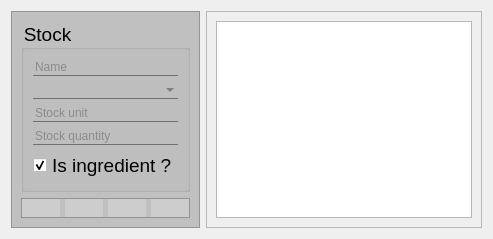
                   <widget class="QWidget" name="tab_stock">
                    <attribute name="icon">
                     <iconset resource="../resource/resource.qrc">
                      <normaloff>:/Simple icons/simple_icons/fi-rr-home.svg</normaloff>:/Simple icons/simple_icons/fi-rr-home.svg</iconset>
                    </attribute>
                    <attribute name="title">
                     <string/>
                    </attribute>
                    <layout class="QHBoxLayout" name="horizontalLayout_60">
                     <item>
                      <widget class="QFrame" name="f_tableInput_2">
                       <property name="styleSheet">
                        <string notr="true">QFrame
{
	background-color: rgb(192, 192, 192)
}

QGroupBox
{
	background-color: rgb(192, 192, 192)
}

QPushButton
{ 
	
	alternate-background-color: rgb(255, 255, 255);
	background: rgba(225, 225, 225, 100);
	border-width: 2px;
    border-radius: 10px;
	qproperty-iconSize: 32px 32px;
	border-style: dashed;
 }

QPushButton:hover
{
	background: rgba(225, 225, 225, 180);
	border-style: dashed;
}

QPushButton:pressed
{
	background: rgba(75, 75, 75, 180);
	border-style: inset;
}


QComboBox
{
	background: transparent;
	color: rgb(88, 88, 88);
	border: none;
	border-bottom: 1px solid #717072;
	font: 14pt &quot;MS Shell Dlg 2&quot;;
}</string>
                       </property>
                       <property name="frameShape">
                        <enum>QFrame::StyledPanel</enum>
                       </property>
                       <property name="frameShadow">
                        <enum>QFrame::Raised</enum>
                       </property>
                       <layout class="QVBoxLayout" name="verticalLayout_42">
                        <item>
                         <widget class="QGroupBox" name="gb_stock">
                          <property name="font">
                           <font>
                            <pointsize>14</pointsize>
                           </font>
                          </property>
                          <property name="styleSheet">
                           <string notr="true">QLineEdit
{
	background: transparent;
	color: rgb(88, 88, 88);
	border: none;
	border-bottom: 1px solid #717072;
	font: 14pt &quot;MS Shell Dlg 2&quot;;
}

</string>
                          </property>
                          <property name="title">
                           <string>Stock</string>
                          </property>
                          <layout class="QVBoxLayout" name="verticalLayout_79">
                           <item>
                            <widget class="QLineEdit" name="le_stockProductName">
                             <property name="text">
                              <string/>
                             </property>
                             <property name="maxLength">
                              <number>20</number>
                             </property>
                             <property name="placeholderText">
                              <string>Name</string>
                             </property>
                             <property name="clearButtonEnabled">
                              <bool>true</bool>
                             </property>
                            </widget>
                           </item>
                           <item>
                            <widget class="QComboBox" name="cb_stockCategory"/>
                           </item>
                           <item>
                            <widget class="QLineEdit" name="le_stockUnit">
                             <property name="text">
                              <string/>
                             </property>
                             <property name="maxLength">
                              <number>20</number>
                             </property>
                             <property name="placeholderText">
                              <string>Stock unit</string>
                             </property>
                             <property name="clearButtonEnabled">
                              <bool>true</bool>
                             </property>
                            </widget>
                           </item>
                           <item>
                            <widget class="QLineEdit" name="le_stockQuantity">
                             <property name="maxLength">
                              <number>30</number>
                             </property>
                             <property name="placeholderText">
                              <string>Stock quantity</string>
                             </property>
                             <property name="clearButtonEnabled">
                              <bool>true</bool>
                             </property>
                            </widget>
                           </item>
                           <item>
                            <widget class="QCheckBox" name="cb_stockIsIngredient">
                             <property name="font">
                              <font>
                               <family>MS Shell Dlg 2</family>
                               <pointsize>14</pointsize>
                               <weight>50</weight>
                               <italic>false</italic>
                               <bold>false</bold>
                              </font>
                             </property>
                             <property name="layoutDirection">
                              <enum>Qt::LeftToRight</enum>
                             </property>
                             <property name="text">
                              <string>Is ingredient ?</string>
                             </property>
                             <property name="icon">
                              <iconset resource="../resource/resource.qrc">
                               <normaloff>:/Simple icons/simple_icons/fi-rr-cursor-plus.svg</normaloff>:/Simple icons/simple_icons/fi-rr-cursor-plus.svg</iconset>
                             </property>
                             <property name="iconSize">
                              <size>
                               <width>32</width>
                               <height>32</height>
                              </size>
                             </property>
                             <property name="checked">
                              <bool>true</bool>
                             </property>
                            </widget>
                           </item>
                          </layout>
                         </widget>
                        </item>
                        <item>
                         <widget class="QFrame" name="f_tableDbBtn_2">
                          <property name="sizePolicy">
                           <sizepolicy hsizetype="Preferred" vsizetype="Maximum">
                            <horstretch>0</horstretch>
                            <verstretch>0</verstretch>
                           </sizepolicy>
                          </property>
                          <property name="frameShape">
                           <enum>QFrame::StyledPanel</enum>
                          </property>
                          <property name="frameShadow">
                           <enum>QFrame::Raised</enum>
                          </property>
                          <layout class="QHBoxLayout" name="horizontalLayout_59">
                           <property name="spacing">
                            <number>5</number>
                           </property>
                           <property name="leftMargin">
                            <number>0</number>
                           </property>
                           <property name="topMargin">
                            <number>0</number>
                           </property>
                           <property name="rightMargin">
                            <number>0</number>
                           </property>
                           <property name="bottomMargin">
                            <number>0</number>
                           </property>
                           <item>
                            <widget class="QPushButton" name="btn_stockAdd">
                             <property name="text">
                              <string/>
                             </property>
                             <property name="icon">
                              <iconset resource="../resource/resource.qrc">
                               <normaloff>:/Simple icons/simple_icons/fi-rr-add.svg</normaloff>:/Simple icons/simple_icons/fi-rr-add.svg</iconset>
                             </property>
                             <property name="iconSize">
                              <size>
                               <width>32</width>
                               <height>32</height>
                              </size>
                             </property>
                            </widget>
                           </item>
                           <item>
                            <widget class="QPushButton" name="btn_stockEdit">
                             <property name="enabled">
                              <bool>false</bool>
                             </property>
                             <property name="text">
                              <string/>
                             </property>
                             <property name="icon">
                              <iconset resource="../resource/resource.qrc">
                               <normaloff>:/Simple icons/simple_icons/fi-rr-edit.svg</normaloff>:/Simple icons/simple_icons/fi-rr-edit.svg</iconset>
                             </property>
                             <property name="iconSize">
                              <size>
                               <width>32</width>
                               <height>32</height>
                              </size>
                             </property>
                            </widget>
                           </item>
                           <item>
                            <widget class="QPushButton" name="btn_stockDelete">
                             <property name="enabled">
                              <bool>false</bool>
                             </property>
                             <property name="text">
                              <string/>
                             </property>
                             <property name="icon">
                              <iconset resource="../resource/resource.qrc">
                               <normaloff>:/Simple icons/simple_icons/fi-rr-delete.svg</normaloff>:/Simple icons/simple_icons/fi-rr-delete.svg</iconset>
                             </property>
                             <property name="iconSize">
                              <size>
                               <width>32</width>
                               <height>32</height>
                              </size>
                             </property>
                            </widget>
                           </item>
                           <item>
                            <widget class="QPushButton" name="btn_stockClear">
                             <property name="enabled">
                              <bool>true</bool>
                             </property>
                             <property name="text">
                              <string/>
                             </property>
                             <property name="icon">
                              <iconset resource="../resource/resource.qrc">
                               <normaloff>:/Simple icons/simple_icons/fi-rr-broom.svg</normaloff>:/Simple icons/simple_icons/fi-rr-broom.svg</iconset>
                             </property>
                             <property name="iconSize">
                              <size>
                               <width>32</width>
                               <height>32</height>
                              </size>
                             </property>
                            </widget>
                           </item>
                          </layout>
                         </widget>
                        </item>
                       </layout>
                      </widget>
                     </item>
                     <item>
                      <widget class="QFrame" name="f_stockDb">
                       <property name="frameShape">
                        <enum>QFrame::StyledPanel</enum>
                       </property>
                       <property name="frameShadow">
                        <enum>QFrame::Raised</enum>
                       </property>
                       <layout class="QVBoxLayout" name="verticalLayout_80">
                        <item>
                         <widget class="QTableWidget" name="tw_stockDb">
                          <property name="font">
                           <font>
                            <family>Times New Roman</family>
                            <pointsize>18</pointsize>
                           </font>
                          </property>
                          <property name="editTriggers">
                           <set>QAbstractItemView::NoEditTriggers</set>
                          </property>
                          <property name="selectionMode">
                           <enum>QAbstractItemView::SingleSelection</enum>
                          </property>
                          <property name="selectionBehavior">
                           <enum>QAbstractItemView::SelectRows</enum>
                          </property>
                          <attribute name="horizontalHeaderShowSortIndicator" stdset="0">
                           <bool>true</bool>
                          </attribute>
                          <attribute name="verticalHeaderCascadingSectionResizes">
                           <bool>true</bool>
                          </attribute>
                          <attribute name="verticalHeaderShowSortIndicator" stdset="0">
                           <bool>false</bool>
                          </attribute>
                         </widget>
                        </item>
                       </layout>
                      </widget>
                     </item>
                    </layout>
                   </widget>
